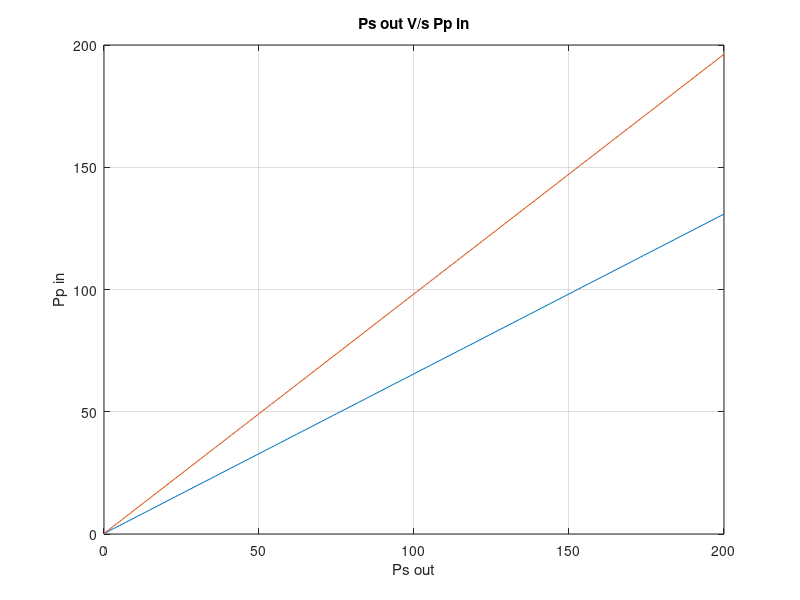

Recreate this plot in MATLAB.
clc
clear all
close all
lam_p= 980;
lam_p1=1480;
lam_s=1500;
lam_s1=1510;
ps_in=0.190;
Pp_in=0:200;
ps_out=ps_in+((lam_p/lam_s)*Pp_in);
ps_out1=ps_in+((lam_p1/lam_s1)*Pp_in);

plot(Pp_in,ps_out,Pp_in,ps_out1)
grid on
title('Ps out V/s Pp in')
xlabel('Ps out')
ylabel('Pp in')